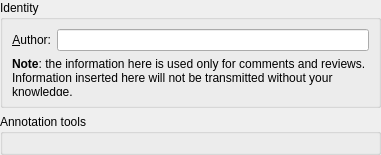
<ui version="4.0" >
 <class>DlgAnnotationsBase</class>
 <widget class="QWidget" name="DlgAnnotationsBase" >
  <property name="geometry" >
   <rect>
    <x>0</x>
    <y>0</y>
    <width>381</width>
    <height>155</height>
   </rect>
  </property>
  <layout class="QVBoxLayout" stretch="0,1,0" >
   <property name="spacing" >
    <number>6</number>
   </property>
   <property name="leftMargin" >
    <number>0</number>
   </property>
   <property name="topMargin" >
    <number>0</number>
   </property>
   <property name="rightMargin" >
    <number>0</number>
   </property>
   <property name="bottomMargin" >
    <number>0</number>
   </property>
   <item>
    <widget class="QGroupBox" name="groupBox" >
     <property name="title" >
      <string>Identity</string>
     </property>
     <layout class="QGridLayout" >
      <property name="leftMargin" >
       <number>9</number>
      </property>
      <property name="topMargin" >
       <number>9</number>
      </property>
      <property name="rightMargin" >
       <number>9</number>
      </property>
      <property name="bottomMargin" >
       <number>9</number>
      </property>
      <property name="horizontalSpacing" >
       <number>6</number>
      </property>
      <property name="verticalSpacing" >
       <number>6</number>
      </property>
      <item row="0" column="0" >
       <widget class="QLabel" name="label" >
        <property name="text" >
         <string>&amp;Author:</string>
        </property>
        <property name="alignment" >
         <set>Qt::AlignRight|Qt::AlignTrailing|Qt::AlignVCenter</set>
        </property>
        <property name="buddy" >
         <cstring>kcfg_IdentityAuthor</cstring>
        </property>
       </widget>
      </item>
      <item row="0" column="1" >
       <widget class="QLineEdit" name="kcfg_IdentityAuthor" />
      </item>
      <item row="1" column="0" colspan="2" >
       <widget class="QLabel" name="label_2" >
        <property name="text" >
         <string>&lt;b>Note&lt;/b>: the information here is used only for comments and reviews. Information inserted here will not be transmitted without your knowledge.</string>
        </property>
        <property name="alignment" >
         <set>Qt::AlignLeading|Qt::AlignLeft|Qt::AlignTop</set>
        </property>
        <property name="wordWrap" >
         <bool>true</bool>
        </property>
       </widget>
      </item>
     </layout>
    </widget>
   </item>
   <item>
    <widget class="QGroupBox" name="annotToolsGroup">
     <property name="title">
      <string>Annotation tools</string>
     </property>
     <layout class="QVBoxLayout" name="annotToolsPlaceholder" />
    </widget>
   </item>
   <item>
    <spacer>
     <property name="orientation" >
      <enum>Qt::Vertical</enum>
     </property>
     <property name="sizeHint" >
      <size>
       <width>20</width>
       <height>4</height>
      </size>
     </property>
    </spacer>
   </item>
  </layout>
 </widget>
 <connections/>
</ui>
